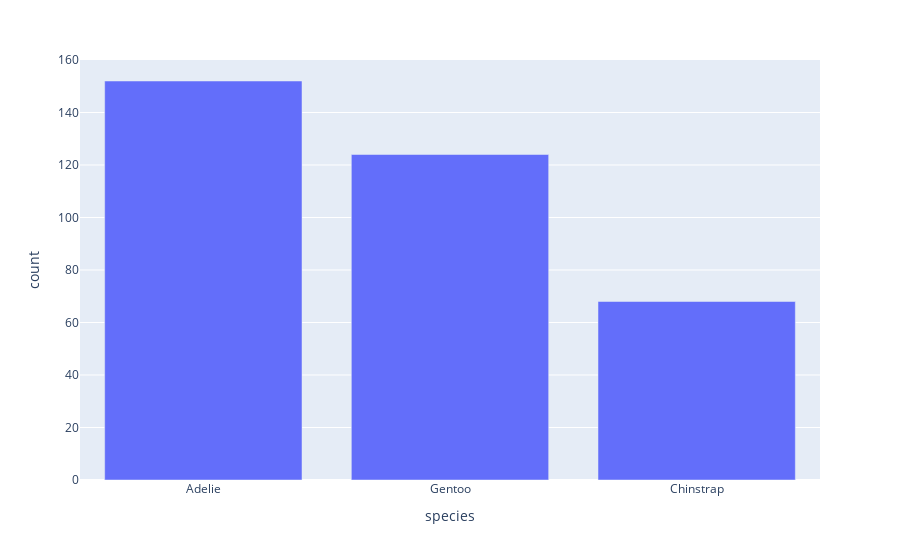

The notebook cell this image was saved under:
### Code cell
import plotly.express as px
#data_canada = px.data.gapminder().query("country == 'Canada'")
#fig = px.bar(data_canada, x='year', y='pop')

# OOPS! This needs an x-position and a y-height value!
fig = px.bar(pingees.species.value_counts().reset_index(), x='species', y='count')
#fig.show() # use 
fig.show(renderer="png") #for all submissions on GitHub and MarkUs
# So what is this showing? 
# (And below we show what the `pingees.species.value_counts().reset_index()` "trick" is)

### Figure 1 — Plotly figure (JSON) as saved in the notebook; plotly's stock layout.template omitted (floating-point values rounded to 4 significant figures)
{"data": [{"alignmentgroup": "True", "hovertemplate": "species=%{x}<br>count=%{y}<extra></extra>", "legendgroup": "", "marker": {"color": "#636efa", "pattern": {"shape": ""}}, "name": "", "offsetgroup": "", "orientation": "v", "showlegend": false, "textposition": "auto", "type": "bar", "x": ["Adelie", "Gentoo", "Chinstrap"], "xaxis": "x", "y": [152, 124, 68], "yaxis": "y"}], "layout": {"barmode": "relative", "legend": {"tracegroupgap": 0}, "margin": {"t": 60}, "xaxis": {"anchor": "y", "domain": [0, 1], "title": {"text": "species"}}, "yaxis": {"anchor": "x", "domain": [0, 1], "title": {"text": "count"}}}}
